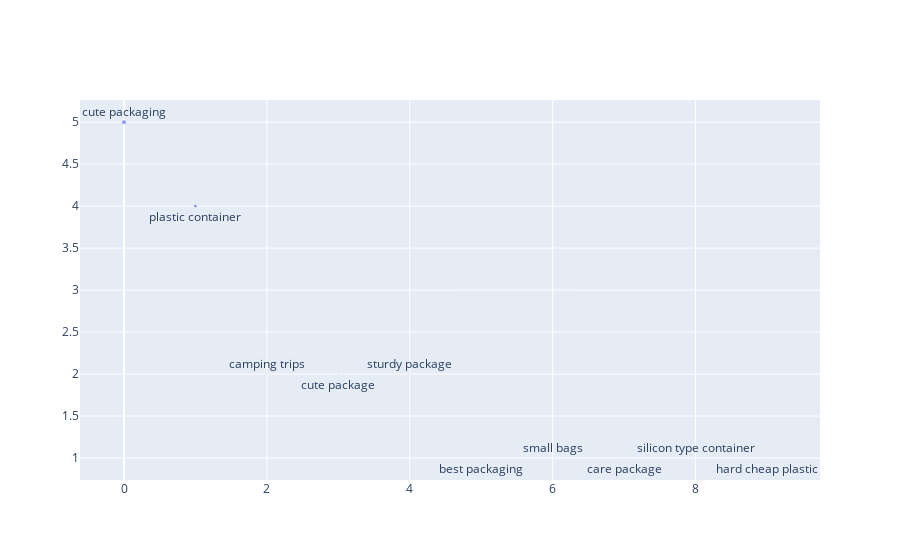

Source (notebook cell):
### Code cell
# draw bubble chart for the most ten frequency chunks
import plotly.graph_objects as go
x_data = list(range(10))
y_data = list(zip(*sort_list))[1][:10]
z_data = list(zip(*sort_list))[0][:10]
annotations = [
    dict(
        x=x_data[i], 
        y=y_data[i],
        text=z_data[i], # Some conditional to define outliers
        showarrow=False,
        xanchor='center',  # Position of text relative to x axis (left/right/center)
        yanchor='top' if i%2 else 'bottom',  # Position of text relative to y axis (top/bottom/middle)
    ) for i in range(10)
]
trace0 = go.Scatter(
    x=x_data,
    y=y_data,
    mode='markers',
    marker=dict(
        size=[i for i in y_data],
    )
)

data = [trace0]
layout = go.Layout(annotations=annotations)

fig = go.Figure(data=data, layout=layout)
fig.show()

### Figure 1 — Plotly figure (JSON) as saved in the notebook; plotly's stock layout.template omitted (floating-point values rounded to 4 significant figures)
{"data": [{"marker": {"size": [5, 4, 2, 2, 2, 1, 1, 1, 1, 1]}, "mode": "markers", "type": "scatter", "x": [0, 1, 2, 3, 4, 5, 6, 7, 8, 9], "y": [5, 4, 2, 2, 2, 1, 1, 1, 1, 1]}], "layout": {"annotations": [{"showarrow": false, "text": "cute packaging", "x": 0, "xanchor": "center", "y": 5, "yanchor": "bottom"}, {"showarrow": false, "text": "plastic container", "x": 1, "xanchor": "center", "y": 4, "yanchor": "top"}, {"showarrow": false, "text": "camping trips", "x": 2, "xanchor": "center", "y": 2, "yanchor": "bottom"}, {"showarrow": false, "text": "cute package", "x": 3, "xanchor": "center", "y": 2, "yanchor": "top"}, {"showarrow": false, "text": "sturdy package", "x": 4, "xanchor": "center", "y": 2, "yanchor": "bottom"}, {"showarrow": false, "text": "best packaging", "x": 5, "xanchor": "center", "y": 1, "yanchor": "top"}, {"showarrow": false, "text": "small bags", "x": 6, "xanchor": "center", "y": 1, "yanchor": "bottom"}, {"showarrow": false, "text": "care package", "x": 7, "xanchor": "center", "y": 1, "yanchor": "top"}, {"showarrow": false, "text": "silicon type container", "x": 8, "xanchor": "center", "y": 1, "yanchor": "bottom"}, {"showarrow": false, "text": "hard cheap plastic", "x": 9, "xanchor": "center", "y": 1, "yanchor": "top"}]}}
